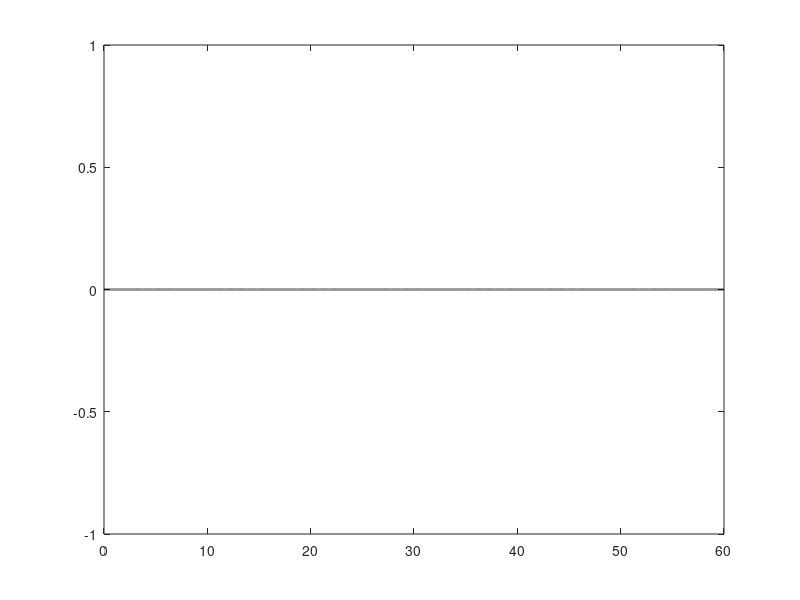

Write the MATLAB code that produced this figure. (Note: this script raises an error after producing the figure.)

clear
close all

% Define some properties of the analysis
directionSet = {'-LMS','-Mel','-S'};
windowDurSecs = 7.5;
fps = 180;

% Get a list of the analysis files
dataDir = '/Users/aguirre/Aguirre-Brainard Lab Dropbox/Geoffrey Aguirre/BLNK_analysis/PuffLight/modulate/HERO_gka/videos';
mList = dir(fullfile(dataDir,'*trial*mat'));

dataVecs = nan(3,9,2,10800);
t = 0:1/fps:(10800-1)/fps;

% Loop over the data files
for ii = 1:length(mList)

    % Load the data
    load(fullfile(mList(ii).folder,mList(ii).name),'eye_features');

    if isfield(eye_features,'eye_features')
        eye_features = eye_features.eye_features;
    end

    % Discard the first second, and keep the next 60 seconds (10800) time points
    eye_features = eye_features(fps:fps*60-1);

    % Extract the upper and lower lid to calculate the height of the palpebral
    % fissure over time
    nTimePoints = length(eye_features);
    palpFissureHeight = nan(1,nTimePoints);
    pupilDiameter = nan(1,nTimePoints);

    for tt = 1:nTimePoints
        xVals = eye_features{tt}.eyelids.eyelid_x;
        lidUpper = eye_features{tt}.eyelids.eyelid_up_y;
        lidLower = eye_features{tt}.eyelids.eyelid_lo_y;
        [~,xIdx] = min(abs(xVals-mean(xVals)));
        val = lidLower(xIdx) - lidUpper(xIdx);
        if val > 0 && val < 100
            palpFissureHeight(tt) = val;
        end
        pupilDiameter(tt) = eye_features{tt}.pupil.diameter;
    end

    % subplot(2,1,1);
    % plot(palpFissureHeight);

    % This is a vector of blink events
    blinkVec = diff(palpFissureHeight < median(palpFissureHeight,'omitmissing')/2)>0;

    % Slide a window along and ensure that no more than one blink
    % event exists within a 0.25 second window
    for tt = 1:length(blinkVec)
        if blinkVec(tt) == 1
            blinkVec(tt+1:tt+fps/4)=0;
        end
    end

    % Perform a circular convolution with a square wave filter to obtain a
    % circular moving mean    
    % subplot(2,1,2);
    % hold off
    filter = zeros(size(blinkVec));
    filter(1:windowDurSecs*fps)=1;
    blinkVecSmooth = cconv(blinkVec,filter,length(blinkVec));

    % Convert the smooth blink vec into a %change in blink rate
    blinkVecSmooth = (blinkVecSmooth - mean(blinkVecSmooth))/mean(blinkVecSmooth);

    % Store the vec
    trialIdx = str2double(mList(ii).name(strfind(mList(ii).name,'trial-')+6:strfind(mList(ii).name,'trial-')+8));
    directionIdx = find(arrayfun(@(s) contains(mList(ii).name, s), directionSet));
    phaseIdx = double(contains(mList(ii).name,'phase-0.00'))+1;
    if phaseIdx == 1
        blinkVecSmooth = -blinkVecSmooth;
    end
    dataVecs(directionIdx,trialIdx,phaseIdx,1:length(blinkVecSmooth)) = blinkVecSmooth;
    fprintf('dir %d, trial %d, phase %d \n',directionIdx,trialIdx,phaseIdx);


    % plot(blinkVecSmooth);
    % ylim([-1 1]);
    % title(mList(ii).name);
    % pause
end

dataVecs = reshape(dataVecs,3,18,10800);

figure
plot(t,zeros(size(t)),':k','LineWidth',2);
hold on

colorSet = {[0 0 0],[0 1 1],[0 0 1]};
for ii = 1:3
    yMean = mean(squeeze(dataVecs(ii,:,:)),1,'omitmissing');
    ySEM = std(squeeze(dataVecs(ii,:,:)),1,'omitmissing') /sqrt(size(dataVecs,2));
    yMean = yMean-yMean(1);
    idx = ~isnan(yMean);
    yMean = yMean(idx);
    ySEM = ySEM(idx);
    yD = decimate(yMean,100);
    yS = decimate(ySEM,100);
    patch([t(idx) fliplr(t(idx))],[yMean+ySEM fliplr(yMean-ySEM)],colorSet{ii},'EdgeColor','none','FaceAlpha',0.2);
    deltaTD = (t(2)-t(1))*100;
    tD = t(1):deltaTD:deltaTD*(length(yD)-1);
    fitObj = fit(tD',yD','smoothingspline');
    plot(tD,fitObj(tD),'-','Color',colorSet{ii},'LineWidth',2);
end

for ii = 1:length(tD)-1
    colorVal = [1 1 0]* 0.5*(sin(tD(ii)/60*2*pi)+1);
    patch([tD(ii) tD(ii+1) tD(ii+1) tD(ii)],[-0.4 -0.4 -0.5 -0.5],colorVal,'EdgeColor','none')
end

ylabel('Proportion change in blink rate');
xlabel('Time [secs]');
